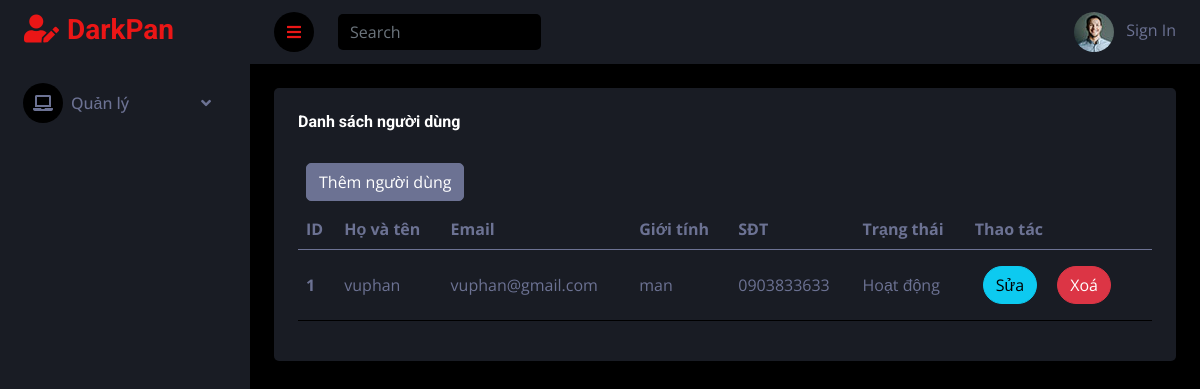
Before: /admin/darkpan-1.0.0/controller/userController.php with the older database file.
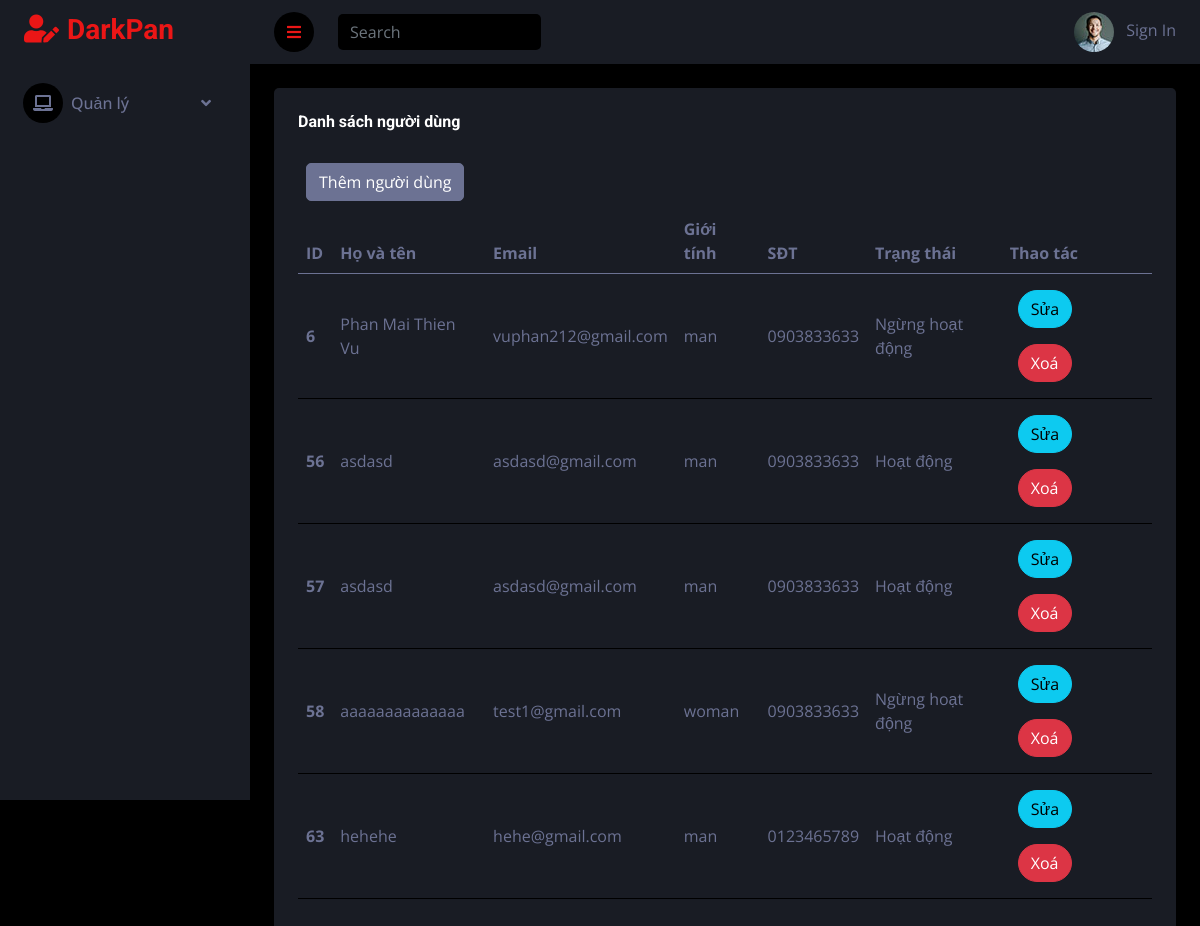
After: the same page with the newer database file.
### tables this page shows
CREATE TABLE `user` (
  `userID` int(11) NOT NULL,
  `name` varchar(100) NOT NULL,
  `email` varchar(100) NOT NULL,
  `password` varchar(150) NOT NULL,
  `phone` varchar(45) NOT NULL,
  `address` varchar(200) NOT NULL,
  `gender` varchar(10) NOT NULL,
  `role` varchar(20) NOT NULL,
  `state` tinyint(2) NOT NULL,
  `createAt` datetime DEFAULT current_timestamp()
);

### admin/darkpan-1.0.0/controller/BaseController.php (called while the page is built, shortened)
<?php
class BaseController {
    public function view($view, $data = []) {
        include_once "../view/" . $view . ".php";
    }
}

### admin/darkpan-1.0.0/utils/MySQL.php (called while the page is built, shortened)
<?php
class MySQL
{
    private $servername;
    private $username;
    private $password;
    private $dbname;
    private static $conn;
    public function __construct()
    {
        $this->servername = "localhost";
        $this->username = "root";
        $this->password = "";
        $this->dbname = "webthaylam";
        return self::$conn;
    }
    public function connectDB()
    {
        try {
            self::$conn = new PDO("mysql:host=$this->servername;dbname=$this->dbname", $this->username, $this->password);
            self::$conn->setAttribute(PDO::ATTR_ERRMODE, PDO::ERRMODE_EXCEPTION);
            return self::$conn;
        } catch (PDOException $e) {
            echo "Connection failed: " . $e->getMessage();
        }
    }
    public function disconnectDB()
    {
        self::$conn = null;
    }
    public function getAllData($query){
        $stmt = self::$conn -> prepare($query);
        $stmt -> execute();
        return $stmt->fetchAll(PDO::FETCH_ASSOC);
    }
}

### admin/darkpan-1.0.0/model/userModel.php (called while the page is built, shortened)
<?php
include_once '../utils/MySQL.php';
class userModel
{
    public function getListUser(){
        $dbCon = new MySQL();
        $query = "SELECT * FROM webthaylam.user ";
        $listUser = $dbCon->getAllData($query);
        return  $listUser;
    }
}

### admin/darkpan-1.0.0/view/user_list.php (the view, shortened to what the changed rows need)
<!DOCTYPE html>
<html lang="en">
<head>
    <?php
    include '../view/layout/header_page.php';
    ?>
</head>
<body>
        <div class="content">
            <div class="container-fluid pt-4 px-4">
                <div class="row g-4">
                    <div class="col-12">
                        <div class="bg-secondary rounded h-100 p-4">
                            <div class="table-responsive">
                                <table class="table">
                                    <thead>
                                        <tr>
                                            <th scope="col">ID</th>
                                            <th scope="col">Họ và tên</th>
                                            <th scope="col">Email</th>
                                            <th scope="col">Giới tính</th>
                                            <th scope="col">SĐT</th>
                                            <th scope="col">Trạng thái</th>
                                            <th scope="col">Thao tác</th>
                                        </tr>
                                    </thead>
                                    <tbody>
                                        <?php
                                            $state = "";
                                            for ($i = 0; $i < count($data["user"]); $i++) {
                                                if ($data["user"][$i]["state"] == 1){
                                                $state = "Hoạt động";
                                                }else{
                                                $state = "Ngừng hoạt động";
                                                }
                                                echo '<tr>';
                                                echo '    <th style="vertical-align: middle;" scope="row">' . $data["user"][$i]["userID"] . '</th>';
                                                echo '    <td style="vertical-align: middle;">' . $data["user"][$i]["name"] . '</td>';
                                                echo '    <td style="vertical-align: middle;">' . $data["user"][$i]["email"] . '</td>';
                                                echo '    <td style="vertical-align: middle;">' . $data["user"][$i]["gender"] . '</td>';
                                                echo '    <td style="vertical-align: middle;">' . $data["user"][$i]["phone"] . '</td>';
                                                echo '    <td style="vertical-align: middle;">' .  $state . '</td>';
                                                echo '   <td>';
                                                echo '       <a class="btn btn-info rounded-pill m-2" href="../controller/userController.php?action=user_edit&id='.$data["user"][$i]["userID"].'">Sửa</a>';
                                                echo '       <a class="btn btn-danger rounded-pill m-2" href="../controller/userController.php?action=user_delete&id='.$data["user"][$i]["userID"].'">Xoá</a>';
                                                echo '    </td>';
                                                echo '</tr>';
                                            }
                                        ?>
                                    </tbody>
                                </table>
                            </div>
                        </div>
                    </div>
                </div>
            </div>
</body>
</html>

Changed rows visible on the page:
removed user: userID "1", name "vuphan", email "vuphan@gmail.com", gender "man", phone "0903833633", state "Hoạt động"
added user: userID "6", name "Phan Mai Thien Vu", email "vuphan212@gmail.com", gender "man", phone "0903833633", state "Ngừng hoạt động"
added user: userID "56", name "asdasd", email "asdasd@gmail.com", gender "man", phone "0903833633", state "Hoạt động"
added user: userID "57", name "asdasd", email "asdasd@gmail.com", gender "man", phone "0903833633", state "Hoạt động"
added user: userID "58", name "aaaaaaaaaaaaaa", email "test1@gmail.com", gender "woman", phone "0903833633", state "Ngừng hoạt động"
added user: userID "63", name "hehehe", email "hehe@gmail.com", gender "man", phone "0123465789", state "Hoạt động"
